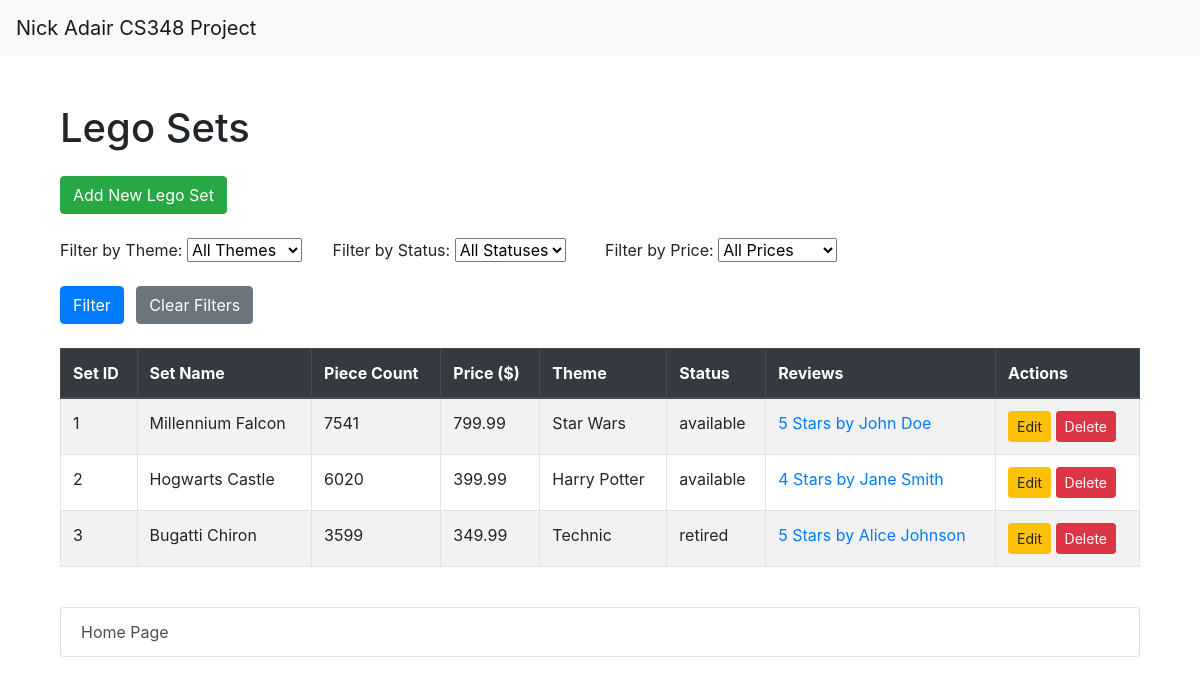
The app's page /sets/, older data.
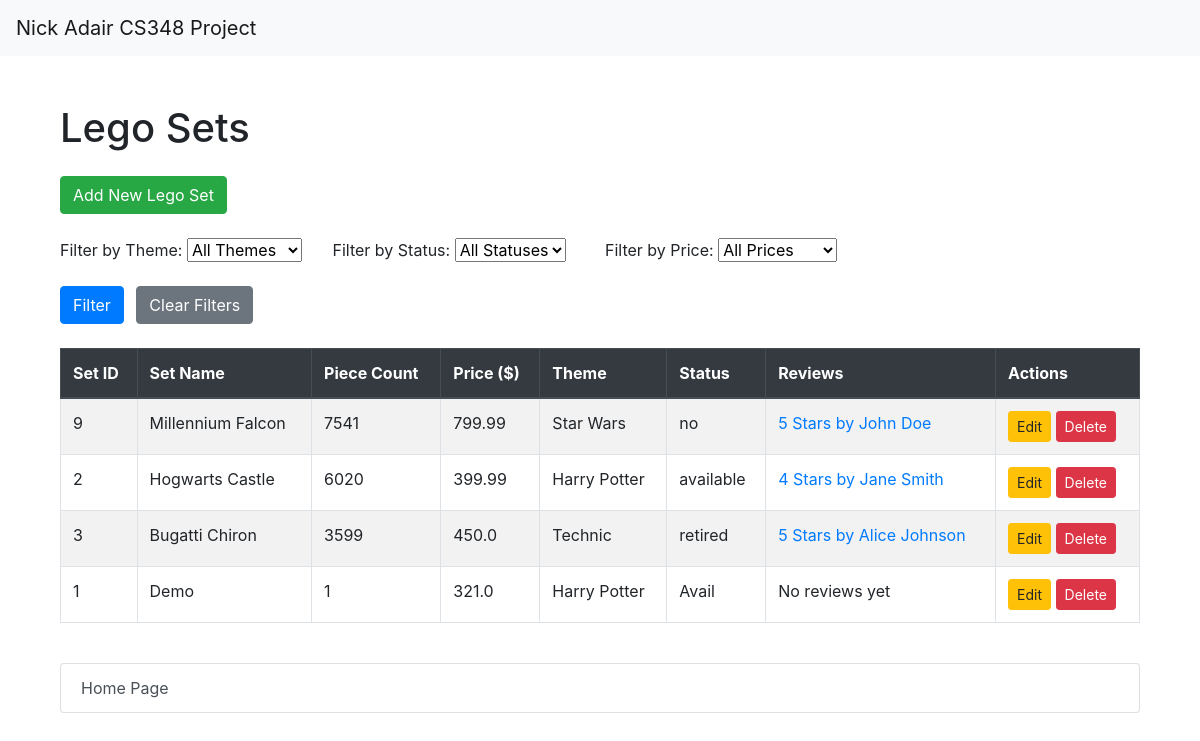
The same page, newer data.
### myapp/models.py (models this page shows, shortened)
class LegoSet(models.Model):
    set_id = models.IntegerField()
    name = models.CharField(max_length=500)
    piece_count = models.IntegerField()
    price = models.FloatField()
    theme_id = models.ForeignKey(Theme, on_delete=models.CASCADE)
    status = models.CharField(max_length=250)

class Theme(models.Model):
    theme_id = models.IntegerField()
    theme_name = models.CharField(max_length=300)
    def __str__(self):
        return self.theme_name

class Reviews(models.Model):
    review_id = models.IntegerField()
    set_id = models.ForeignKey(LegoSet, on_delete=models.CASCADE)
    lego_rewards_id = models.ForeignKey(Customer, on_delete=models.CASCADE)
    review_text = models.CharField(max_length=1500)
    rating = models.IntegerField()

class Customer(models.Model):
    lego_rewards_id  = models.IntegerField()
    name = models.CharField(max_length=500)
    set_id = models.ForeignKey(LegoSet, on_delete=models.CASCADE)
    budget = models.FloatField()

### myapp/views.py (the view, shortened to what this page needs)
# urls.py: path("sets/", views.sets, name="sets"),
def sets(request):
    form = LegoSetFilterForm(request.GET or None)
    lego_sets = LegoSet.objects.all() #ORM
    context = {
        'form': form,
        'sets': lego_sets,
    }
    return render(request, 'sets.html', context)

### myapp/forms.py
class LegoSetFilterForm(forms.Form):
    theme = forms.ModelChoiceField(
        queryset=Theme.objects.all(),
        required=False,
        empty_label="All Themes",
        label="Filter by Theme"
    )
    status = forms.ChoiceField(
        choices=[
            ('', 'All Statuses'),
            ('available', 'Available'),
            ('retired', 'Retired')
        ],
        required=False,
        label="Filter by Status"
    )
    price_range = forms.ChoiceField(
        choices=[
            ('', 'All Prices'),
            ('below_100', 'Below $100'),
            ('100_300', '$100 - $300'),
            ('300_500', '$300 - $500'),
            ('above_500', 'Above $500')
        ],
        required=False,
        label="Filter by Price"
    )

### myapp/templates/sets.html
{% extends 'base.html' %}
{% block content %}
<div class="container mt-5">
  <h1 class="mb-4">Lego Sets</h1>
  <a href="{% url 'set_create' %}" class="btn btn-success mb-4">Add New Lego Set</a>
  <form method="get" class="mb-4">
    <div class="form-row">
      <div class="form-group col-md-3">
        {{ form.theme.label_tag }}
        {{ form.theme }}
      </div>
      <div class="form-group col-md-3">
        {{ form.status.label_tag }}
        {{ form.status }}
      </div>
      <div class="form-group col-md-3">
        {{ form.price_range.label_tag }}
        {{ form.price_range }}
      </div>
    </div>
    <button type="submit" class="btn btn-primary">Filter</button>
    <a href="{% url 'sets' %}" class="btn btn-secondary ml-2">Clear Filters</a>
  </form>
  <div class="table-responsive">
    {% if sets %}
      <table class="table table-bordered table-hover table-striped">
        <thead class="thead-dark">
          <tr>
            <th scope="col">Set ID</th>
            <th scope="col">Set Name</th>
            <th scope="col">Piece Count</th>
            <th scope="col">Price ($)</th>
            <th scope="col">Theme</th>
            <th scope="col">Status</th>
            <th scope="col">Reviews</th>
            <th scope="col">Actions</th>
          </tr>
        </thead>
        <tbody>
          {% for lego_set in sets %}
          <tr>
            <td>{{ lego_set.set_id }}</td>
            <td>{{ lego_set.name }}</td>
            <td>{{ lego_set.piece_count }}</td>
            <td>{{ lego_set.price }}</td>
            <td>{{ lego_set.theme_id.theme_name }}</td>
            <td>{{ lego_set.status }}</td>
            <td>
              {% for review in lego_set.reviews_set.all %}
                <a href="{% url 'review_detail' review.id %}">{{ review.rating }} Stars by {{ review.lego_rewards_id.name }}</a><br>
              {% empty %}
                No reviews yet
              {% endfor %}
            </td>
            <td>
              <a href="{% url 'set_update' lego_set.id %}" class="btn btn-warning btn-sm">Edit</a>
              <a href="{% url 'set_delete' lego_set.id %}" class="btn btn-danger btn-sm">Delete</a>
            </td>
          </tr>
          {% endfor %}
        </tbody>
      </table>
    {% else %}
      <div class="alert alert-warning" role="alert">
        No Lego Sets found. Please adjust your filters and try again.
      </div>
    {% endif %}
  </div>
  <div class="list-group mt-4">
    <a href="{% url 'home' %}" class="list-group-item list-group-item-action">Home Page</a>
  </div>
</div>
{% endblock %}

### myapp/templates/base.html (shortened to what this page needs)
<!DOCTYPE html>
<html lang="en">
  <head>
    <link rel="stylesheet" href="https://stackpath.bootstrapcdn.com/bootstrap/4.3.1/css/bootstrap.min.css"  rel="stylesheet" />
  </head>
  <body>
    <nav class="navbar navbar-expand-lg navbar-light bg-light">
      <a class="navbar-brand" href="#">Nick Adair CS348 Project</a>
    </nav>
    <div class="container">{% block content %} {% endblock %}</div>
  </body>
</html>

Row changes from the older to the newer data that the page shows:
changed LegoSet "Millennium Falcon": set_id "1" → "9"; status "available" → "no"
changed LegoSet "Bugatti Chiron": price "349.99" → "450.0"
added LegoSet: set_id "1", name "Demo", piece_count "1", price "321.0", theme_id.theme_name "Harry Potter", status "Avail"
